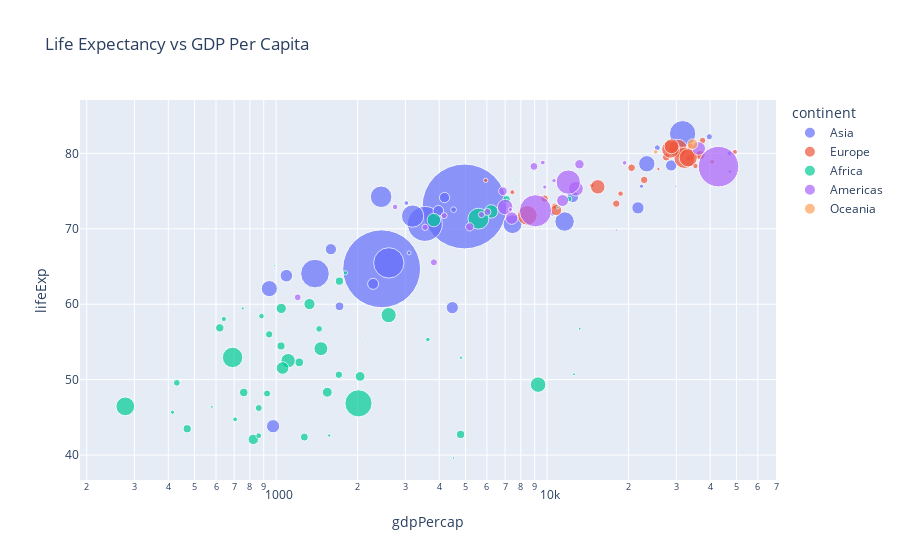

Write notebook code for a chart like this one.
### Markdown cell above
## Bubble Plots

### Code cell
# With plotly express
# With x axis on log scale
fig = px.scatter(gapminder_subset, x="gdpPercap", y="lifeExp",color='continent',size='pop',hover_name="country", log_x=True, size_max=60,title='Life Expectancy vs GDP Per Capita')
iplot(fig)

### Figure 1 — Plotly figure (JSON) as saved in the notebook; plotly's stock layout.template omitted (floating-point values rounded to 4 significant figures)
{"data": [{"hovertemplate": "<b>%{hovertext}</b><br><br>continent=Asia<br>gdpPercap=%{x}<br>lifeExp=%{y}<br>pop=%{marker.size}<extra></extra>", "hovertext": ["Afghanistan", "Bahrain", "Bangladesh", "Cambodia", "China", "Hong Kong, China", "India", "Indonesia", "Iran", "Iraq", "Israel", "Japan", "Jordan", "Korea, Dem. Rep.", "Korea, Rep.", "Kuwait", "Lebanon", "Malaysia", "Mongolia", "Myanmar", "Nepal", "Oman", "Pakistan", "Philippines", "Saudi Arabia", "Singapore", "Sri Lanka", "Syria", "Taiwan", "Thailand", "Vietnam", "West Bank and Gaza", "Yemen, Rep."], "legendgroup": "Asia", "marker": {"color": "#636efa", "size": [31889923, 708573, 150448339, 14131858, 1318683096, 6980412, 1110396331, 223547000, 69453570, 27499638, 6426679, 127467972, 6053193, 23301725, 49044790, 2505559, 3921278, 24821286, 2874127, 47761980, 28901790, 3204897, 169270617, 91077287, 27601038, 4553009, 20378239, 19314747, 23174294, 65068149, 85262356, 4018332, 22211743], "sizemode": "area", "sizeref": 366300.0, "symbol": "circle"}, "mode": "markers", "name": "Asia", "orientation": "v", "showlegend": true, "type": "scatter", "x": [974.6, 29800.0, 1391.0, 1714.0, 4959.0, 39720.0, 2452.0, 3541.0, 11610.0, 4471.0, 25520.0, 31660.0, 4519.0, 1593.0, 23350.0, 47310.0, 10460.0, 12450.0, 3096.0, 944, 1091.0, 22320.0, 2606.0, 3190.0, 21650.0, 47140.0, 3970.0, 4185.0, 28720.0, 7458.0, 2442.0, 3025.0, 2281.0], "xaxis": "x", "y": [43.83, 75.64, 64.06, 59.72, 72.96, 82.21, 64.7, 70.65, 70.96, 59.55, 80.75, 82.6, 72.53, 67.3, 78.62, 77.59, 71.99, 74.24, 66.8, 62.07, 63.78, 75.64, 65.48, 71.69, 72.78, 79.97, 72.4, 74.14, 78.4, 70.62, 74.25, 73.42, 62.7], "yaxis": "y"}, {"hovertemplate": "<b>%{hovertext}</b><br><br>continent=Europe<br>gdpPercap=%{x}<br>lifeExp=%{y}<br>pop=%{marker.size}<extra></extra>", "hovertext": ["Albania", "Austria", "Belgium", "Bosnia and Herzegovina", "Bulgaria", "Croatia", "Czech Republic", "Denmark", "Finland", "France", "Germany", "Greece", "Hungary", "Iceland", "Ireland", "Italy", "Montenegro", "Netherlands", "Norway", "Poland", "Portugal", "Romania", "Serbia", "Slovak Republic", "Slovenia", "Spain", "Sweden", "Switzerland", "Turkey", "United Kingdom"], "legendgroup": "Europe", "marker": {"color": "#EF553B", "size": [3600523, 8199783, 10392226, 4552198, 7322858, 4493312, 10228744, 5468120, 5238460, 61083916, 82400996, 10706290, 9956108, 301931, 4109086, 58147733, 684736, 16570613, 4627926, 38518241, 10642836, 22276056, 10150265, 5447502, 2009245, 40448191, 9031088, 7554661, 71158647, 60776238], "sizemode": "area", "sizeref": 366300.0, "symbol": "circle"}, "mode": "markers", "name": "Europe", "orientation": "v", "showlegend": true, "type": "scatter", "x": [5937.0, 36130.0, 33690.0, 7446.0, 10680.0, 14620.0, 22830.0, 35280.0, 33210.0, 30470.0, 32170.0, 27540.0, 18010.0, 36180.0, 40680.0, 28570.0, 9254.0, 36800.0, 49360.0, 15390.0, 20510.0, 10810.0, 9787.0, 18680.0, 25770.0, 28820.0, 33860.0, 37510.0, 8458.0, 33200.0], "xaxis": "x", "y": [76.42, 79.83, 79.44, 74.85, 73.0, 75.75, 76.49, 78.33, 79.31, 80.66, 79.41, 79.48, 73.34, 81.76, 78.89, 80.55, 74.54, 79.76, 80.2, 75.56, 78.1, 72.48, 74.0, 74.66, 77.93, 80.94, 80.88, 81.7, 71.78, 79.42], "yaxis": "y"}, {"hovertemplate": "<b>%{hovertext}</b><br><br>continent=Africa<br>gdpPercap=%{x}<br>lifeExp=%{y}<br>pop=%{marker.size}<extra></extra>", "hovertext": ["Algeria", "Angola", "Benin", "Botswana", "Burkina Faso", "Burundi", "Cameroon", "Central African Republic", "Chad", "Comoros", "Congo, Dem. Rep.", "Congo, Rep.", "Cote d'Ivoire", "Djibouti", "Egypt", "Equatorial Guinea", "Eritrea", "Ethiopia", "Gabon", "Gambia", "Ghana", "Guinea", "Guinea-Bissau", "Kenya", "Lesotho", "Liberia", "Libya", "Madagascar", "Malawi", "Mali", "Mauritania", "Mauritius", "Morocco", "Mozambique", "Namibia", "Niger", "Nigeria", "Reunion", "Rwanda", "Sao Tome and Principe", "Senegal", "Sierra Leone", "Somalia", "South Africa", "Sudan", "Swaziland", "Tanzania", "Togo", "Tunisia", "Uganda", "Zambia", "Zimbabwe"], "legendgroup": "Africa", "marker": {"color": "#00cc96", "size": [33333216, 12420476, 8078314, 1639131, 14326203, 8390505, 17696293, 4369038, 10238807, 710960, 64606759, 3800610, 18013409, 496374, 80264543, 551201, 4906585, 76511887, 1454867, 1688359, 22873338, 9947814, 1472041, 35610177, 2012649, 3193942, 6036914, 19167654, 13327079, 12031795, 3270065, 1250882, 33757175, 19951656, 2055080, 12894865, 135031164, 798094, 8860588, 199579, 12267493, 6144562, 9118773, 43997828, 42292929, 1133066, 38139640, 5701579, 10276158, 29170398, 11746035, 12311143], "sizemode": "area", "sizeref": 366300.0, "symbol": "circle"}, "mode": "markers", "name": "Africa", "orientation": "v", "showlegend": true, "type": "scatter", "x": [6223.0, 4797.0, 1441.0, 12570.0, 1217.0, 430.1, 2042.0, 706.0, 1704.0, 986.1, 277.6, 3633.0, 1545.0, 2082.0, 5581.0, 12150.0, 641.4, 690.8, 13210.0, 752.7, 1328.0, 942.7, 579.2, 1463.0, 1569.0, 414.5, 12060.0, 1045.0, 759.3, 1043.0, 1803.0, 10960.0, 3820.0, 823.7, 4811.0, 619.7, 2014.0, 7670.0, 863.1, 1598.0, 1712.0, 862.5, 926.1, 9270.0, 2602.0, 4513.0, 1107.0, 883.0, 7093.0, 1056.0, 1271.0, 469.7], "xaxis": "x", "y": [72.3, 42.73, 56.73, 50.73, 52.3, 49.58, 50.43, 44.74, 50.65, 65.15, 46.46, 55.32, 48.33, 54.79, 71.34, 51.58, 58.04, 52.95, 56.73, 59.45, 60.02, 56.01, 46.39, 54.11, 42.59, 45.68, 73.95, 59.44, 48.3, 54.47, 64.16, 72.8, 71.16, 42.08, 52.91, 56.87, 46.86, 76.44, 46.24, 65.53, 63.06, 42.57, 48.16, 49.34, 58.56, 39.61, 52.52, 58.42, 73.92, 51.54, 42.38, 43.49], "yaxis": "y"}, {"hovertemplate": "<b>%{hovertext}</b><br><br>continent=Americas<br>gdpPercap=%{x}<br>lifeExp=%{y}<br>pop=%{marker.size}<extra></extra>", "hovertext": ["Argentina", "Bolivia", "Brazil", "Canada", "Chile", "Colombia", "Costa Rica", "Cuba", "Dominican Republic", "Ecuador", "El Salvador", "Guatemala", "Haiti", "Honduras", "Jamaica", "Mexico", "Nicaragua", "Panama", "Paraguay", "Peru", "Puerto Rico", "Trinidad and Tobago", "United States", "Uruguay", "Venezuela"], "legendgroup": "Americas", "marker": {"color": "#ab63fa", "size": [40301927, 9119152, 190010647, 33390141, 16284741, 44227550, 4133884, 11416987, 9319622, 13755680, 6939688, 12572928, 8502814, 7483763, 2780132, 108700891, 5675356, 3242173, 6667147, 28674757, 3942491, 1056608, 301139947, 3447496, 26084662], "sizemode": "area", "sizeref": 366300.0, "symbol": "circle"}, "mode": "markers", "name": "Americas", "orientation": "v", "showlegend": true, "type": "scatter", "x": [12780.0, 3822.0, 9066.0, 36320.0, 13170.0, 7007.0, 9645.0, 8948.0, 6025.0, 6873.0, 5728.0, 5186.0, 1202.0, 3548.0, 7321.0, 11980.0, 2749.0, 9809.0, 4173.0, 7409.0, 19330.0, 18010.0, 42950.0, 10610.0, 11420.0], "xaxis": "x", "y": [75.32, 65.55, 72.39, 80.65, 78.55, 72.89, 78.78, 78.27, 72.23, 74.99, 71.88, 70.26, 60.92, 70.2, 72.57, 76.19, 72.9, 75.54, 71.75, 71.42, 78.75, 69.82, 78.24, 76.38, 73.75], "yaxis": "y"}, {"hovertemplate": "<b>%{hovertext}</b><br><br>continent=Oceania<br>gdpPercap=%{x}<br>lifeExp=%{y}<br>pop=%{marker.size}<extra></extra>", "hovertext": ["Australia", "New Zealand"], "legendgroup": "Oceania", "marker": {"color": "#FFA15A", "size": [20434176, 4115771], "sizemode": "area", "sizeref": 366300.0, "symbol": "circle"}, "mode": "markers", "name": "Oceania", "orientation": "v", "showlegend": true, "type": "scatter", "x": [34440.0, 25190.0], "xaxis": "x", "y": [81.23, 80.2], "yaxis": "y"}], "layout": {"legend": {"itemsizing": "constant", "title": {"text": "continent"}, "tracegroupgap": 0}, "title": {"text": "Life Expectancy vs GDP Per Capita"}, "xaxis": {"anchor": "y", "domain": [0, 1], "title": {"text": "gdpPercap"}, "type": "log"}, "yaxis": {"anchor": "x", "domain": [0, 1], "title": {"text": "lifeExp"}}}}
